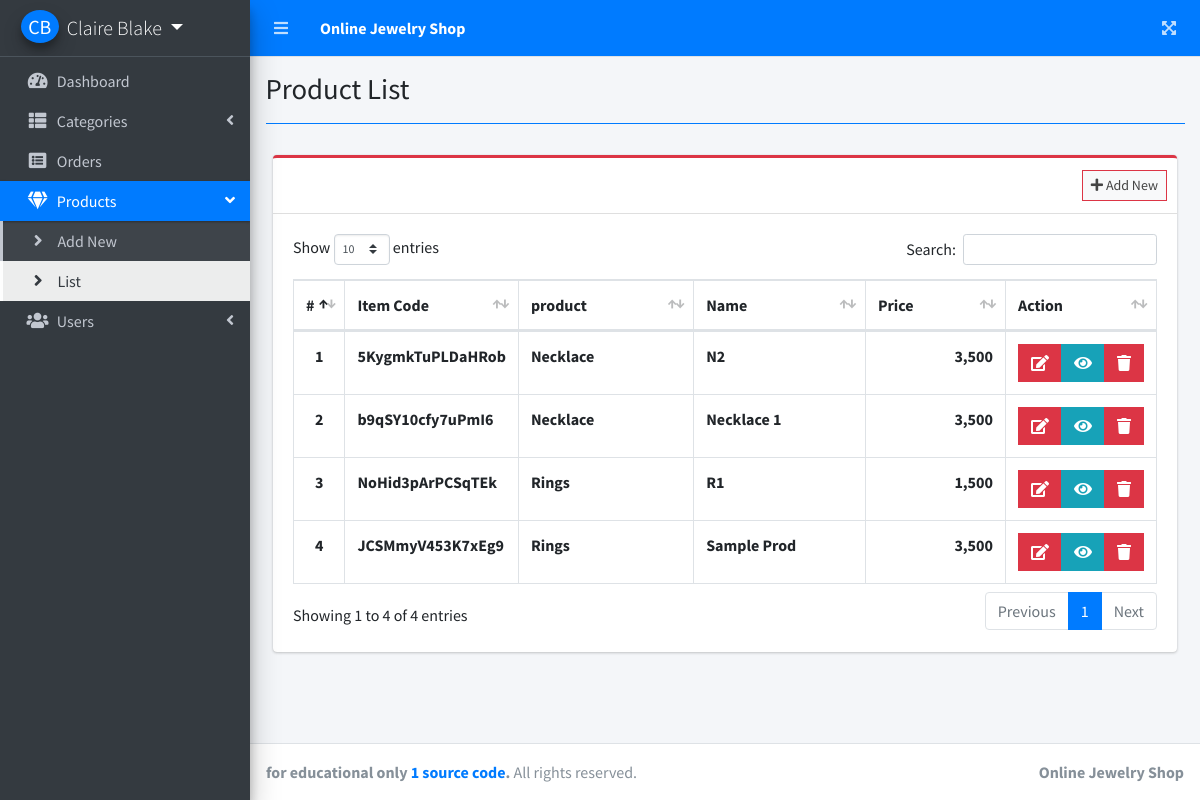
The app's page /admin/index.php?page=product_list (signed in) with its own data.
### tables this page shows
CREATE TABLE `products` (
  `id` int(30) NOT NULL,
  `category_id` int(30) NOT NULL,
  `name` varchar(250) NOT NULL,
  `description` text NOT NULL,
  `item_code` varchar(200) NOT NULL,
  `price` float NOT NULL,
  `date_created` datetime NOT NULL DEFAULT current_timestamp()
);

CREATE TABLE `categories` (
  `id` int(30) NOT NULL,
  `name` varchar(200) NOT NULL,
  `description` text NOT NULL,
  `date_created` datetime NOT NULL
);

### admin/product_list.php (the view, shortened to what this page needs)
<?php include'db_connect.php' ?>
<div class="col-lg-12">
	<div class="card card-outline card-danger">
		<div class="card-header">
			<div class="card-tools">
				<a class="btn btn-block btn-sm btn-default btn-flat border-danger" href="./index.php?page=new_product"><i class="fa fa-plus"></i> Add New</a>
			</div>
		</div>
		<div class="card-body">
			<table class="table tabe-hover table-bordered" id="list">
				<colgroup>
					<col width="5%">
					<col width="10%">
					<col width="25%">
					<col width="25%">
					<col width="20%">
					<col width="15%">
				</colgroup>
				<thead>
					<tr>
						<th class="text-center">#</th>
						<th>Item Code</th>
						<th>product</th>
						<th>Name</th>
						<th>Price</th>
						<th>Action</th>
					</tr>
				</thead>
				<tbody>
					<?php
					$i = 1;
					$qry = $conn->query("SELECT p.*, c.name as cname FROM products p inner join categories c on c.id = p.category_id order by p.name asc ");
					while($row= $qry->fetch_assoc()):
					?>
					<tr>
						<th class="text-center"><?php echo $i++ ?></th>
						<td><b><?php echo $row['item_code']?></b></td>
						<td><b><?php echo ucwords($row['cname']) ?></b></td>
						<td><b><?php echo ucwords($row['name']) ?></b></td>
						<td class="text-right"><b><?php echo number_format($row['price']) ?></b></td>
						<td class="text-center">
		                    <div class="btn-group">
		                        <a href="./index.php?page=edit_product&id=<?php echo $row['id'] ?>" class="btn btn-danger btn-flat">
		                          <i class="fas fa-edit"></i>
		                        </a>
		                         <a href="./index.php?page=view_product&id=<?php echo $row['id'] ?>" class="btn btn-info btn-flat">
		                          <i class="fas fa-eye"></i>
		                        </a>
		                        <button type="button" class="btn btn-danger btn-flat delete_product" data-id="<?php echo $row['id'] ?>">
		                          <i class="fas fa-trash"></i>
		                        </button>
	                      </div>
						</td>
					</tr>
				<?php endwhile; ?>
				</tbody>
			</table>
		</div>
	</div>
</div>

### records on screen
products: item_code "5KygmkTuPLDaHRob", category.name "Necklace", name "N2", price "3,500"
products: item_code "b9qSY10cfy7uPmI6", category.name "Necklace", name "Necklace 1", price "3,500"
products: item_code "NoHid3pArPCSqTEk", category.name "Rings", name "R1", price "1,500"
products: item_code "JCSMmyV453K7xEg9", category.name "Rings", name "Sample Prod", price "3,500"

### other values on screen
$_SESSION['login_firstname'].' '.$_SESSION['login_lastname'] "Claire Blake"
$title "Product List"
